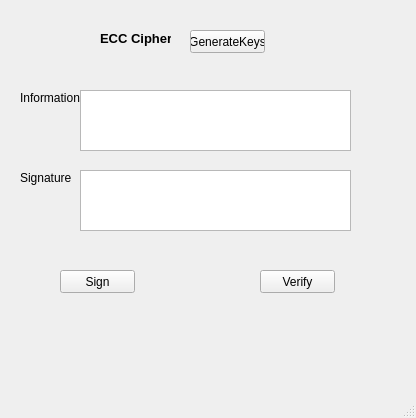
<?xml version="1.0" encoding="UTF-8"?>
<ui version="4.0">
 <class>MainWindow</class>
 <widget class="QMainWindow" name="MainWindow">
  <property name="geometry">
   <rect>
    <x>0</x>
    <y>0</y>
    <width>416</width>
    <height>418</height>
   </rect>
  </property>
  <property name="windowTitle">
   <string>MainWindow</string>
  </property>
  <widget class="QWidget" name="centralwidget">
   <widget class="QLabel" name="label">
    <property name="geometry">
     <rect>
      <x>100</x>
      <y>30</y>
      <width>71</width>
      <height>16</height>
     </rect>
    </property>
    <property name="font">
     <font>
      <pointsize>10</pointsize>
      <weight>75</weight>
      <bold>true</bold>
     </font>
    </property>
    <property name="text">
     <string>ECC Cipher</string>
    </property>
   </widget>
   <widget class="QPushButton" name="btn_generatekey">
    <property name="geometry">
     <rect>
      <x>190</x>
      <y>30</y>
      <width>75</width>
      <height>23</height>
     </rect>
    </property>
    <property name="text">
     <string>GenerateKeys</string>
    </property>
   </widget>
   <widget class="QPushButton" name="btn_sign">
    <property name="geometry">
     <rect>
      <x>60</x>
      <y>270</y>
      <width>75</width>
      <height>23</height>
     </rect>
    </property>
    <property name="text">
     <string>Sign</string>
    </property>
   </widget>
   <widget class="QPushButton" name="btn_verify">
    <property name="geometry">
     <rect>
      <x>260</x>
      <y>270</y>
      <width>75</width>
      <height>23</height>
     </rect>
    </property>
    <property name="text">
     <string>Verify</string>
    </property>
   </widget>
   <widget class="QLabel" name="label_2">
    <property name="geometry">
     <rect>
      <x>20</x>
      <y>90</y>
      <width>61</width>
      <height>16</height>
     </rect>
    </property>
    <property name="text">
     <string>Information</string>
    </property>
   </widget>
   <widget class="QLabel" name="label_3">
    <property name="geometry">
     <rect>
      <x>20</x>
      <y>170</y>
      <width>61</width>
      <height>16</height>
     </rect>
    </property>
    <property name="text">
     <string>Signature</string>
    </property>
   </widget>
   <widget class="QTextEdit" name="txt_information">
    <property name="geometry">
     <rect>
      <x>80</x>
      <y>90</y>
      <width>271</width>
      <height>61</height>
     </rect>
    </property>
   </widget>
   <widget class="QTextEdit" name="txt_signature">
    <property name="geometry">
     <rect>
      <x>80</x>
      <y>170</y>
      <width>271</width>
      <height>61</height>
     </rect>
    </property>
   </widget>
  </widget>
  <widget class="QMenuBar" name="menubar">
   <property name="geometry">
    <rect>
     <x>0</x>
     <y>0</y>
     <width>416</width>
     <height>21</height>
    </rect>
   </property>
  </widget>
  <widget class="QStatusBar" name="statusbar"/>
 </widget>
 <resources/>
 <connections/>
</ui>
